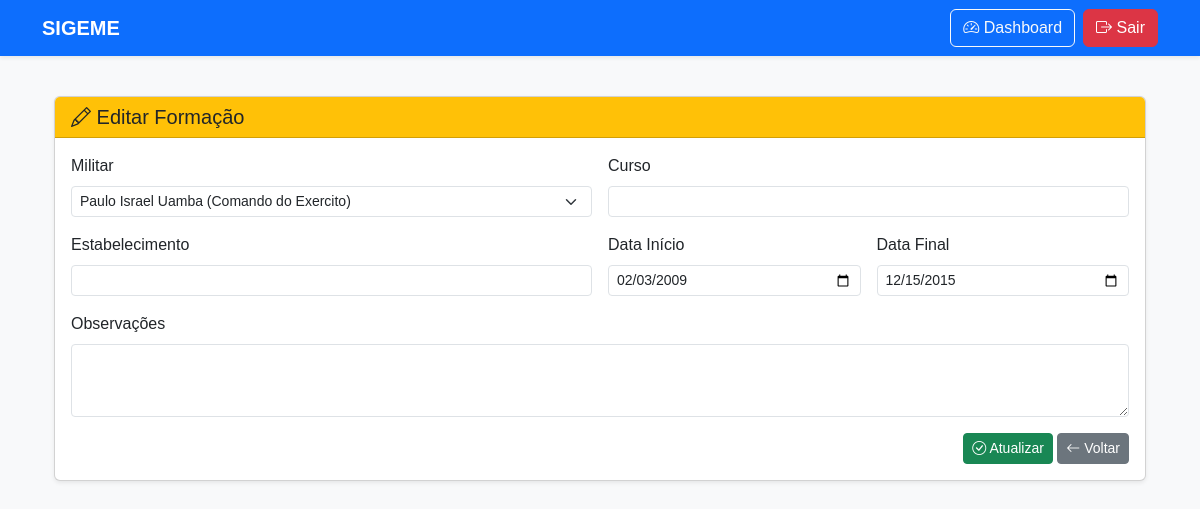
/formacao/editar/1, run on the app's committed database.
### app.py (models this page shows)
class Formacao(db.Model):
    __tablename__ = 'formacoes'
    id = db.Column(db.Integer, primary_key=True)
    curso = db.Column(db.String, nullable=False)
    estabelecimento = db.Column(db.String)
    tipo_curso = db.Column(db.String)     # ✔ acrescentado
    nivel = db.Column(db.String)          # ✔ acrescentado
    duracao = db.Column(db.String)        # ✔ acrescentado
    pais = db.Column(db.String)           # ✔ acrescentado
    data_inicio = db.Column(db.Date)
    data_final = db.Column(db.Date)
    observacoes = db.Column(db.Text)
    militar_id = db.Column(db.Integer, db.ForeignKey('militares.id'), nullable=False)
    militar = db.relationship("Militar", back_populates="formacoes")

class Militar(db.Model):
    __tablename__ = 'militares'
    id = db.Column(db.Integer, primary_key=True)
    foto = db.Column(db.String(200))
    familiares = db.relationship("Familiar", back_populates="militar", cascade="all, delete-orphan")
    formacoes = db.relationship("Formacao", back_populates="militar", cascade="all, delete-orphan")
    lista_funcoes = db.relationship("Funcao", back_populates="militar", cascade="all, delete-orphan")
    promocoes = db.relationship("Promocao", back_populates="militar", cascade="all, delete-orphan")
    linguas = db.relationship("Lingua", back_populates="militar", cascade="all, delete-orphan")
    nome_completo = db.Column(db.String, nullable=False)
    sexo = db.Column(db.String)
    data_nascimento = db.Column(db.Date)
    idade = db.Column(db.Integer)
    altura = db.Column(db.Integer)
    numero_calcado = db.Column(db.Integer)
    nacionalidade = db.Column(db.String)
    email = db.Column(db.String)
    contacto1 = db.Column(db.String)
    contacto2 = db.Column(db.String)
    patente = db.Column(db.String)
    cargo_funcao = db.Column(db.String)
    regime = db.Column(db.String)
    nuit = db.Column(db.String)
    numero_bi = db.Column(db.String)
    data_emissao_bi = db.Column(db.Date)
    numero_bi_militar = db.Column(db.String)
    validade_bi_militar = db.Column(db.Date)
    numero_passaporte = db.Column(db.String)
    data_emissao_passaporte = db.Column(db.Date)
    pais_nascimento = db.Column(db.String)
    provincia_nascimento = db.Column(db.String)
    distrito_nascimento = db.Column(db.String)
    posto_administrativo = db.Column(db.String)
    localidade = db.Column(db.String)
    estado_civil = db.Column(db.String)
    conjuge = db.Column(db.String)
    data_incorporacao = db.Column(db.Date)
    tempo_servico = db.Column(db.Integer)
    situacao = db.Column(db.String)
    ordem_servico = db.Column(db.String)
    data_ultima_promocao = db.Column(db.Date)
    numero_os_ultima_promocao = db.Column(db.String)
    nivel_academico = db.Column(db.String)
    contacto_emergencia = db.Column(db.String)
    parentesco_emergencia = db.Column(db.String)
    nome_emergencia = db.Column(db.String(100))
    morada_emergencia = db.Column(db.String(200))
    observacoes = db.Column(db.Text)
    especialidade = db.Column(db.String)
    unidade = db.Column(db.String)   # ✔ corrigido: é String, não unidade_id
    provincia = db.Column(db.String)
    distrito = db.Column(db.String)
    conta_bancaria = db.Column(db.String)
    banco = db.Column(db.String)
    tipo_conducao = db.Column(db.String)
    tempo_experiencia_conducao = db.Column(db.Integer)
    tipo_carta = db.Column(db.String)
    numero_carta = db.Column(db.String)
    validade_carta = db.Column(db.Date)
    situacao = db.Column(db.String(50))
    data_obito = db.Column(db.Date, nullable=True)
    causa_obito = db.Column(db.String(100), nullable=True)
    obs_obito = db.Column(db.Text, nullable=True)
    created_at = db.Column(db.DateTime, default=db.func.current_timestamp())
    updated_at = db.Column(db.DateTime, default=db.func.current_timestamp(), onupdate=db.func.current_timestamp())
    criado_por = db.Column(db.String(50))
    criado_em = db.Column(db.DateTime, default=datetime.utcnow)
    atualizado_por = db.Column(db.String(50))
    atualizado_em = db.Column(db.DateTime, onupdate=datetime.utcnow)

### app.py (the view, shortened to what this page needs)
@app.route('/formacao/editar/<int:id>', methods=['GET', 'POST'])
def editar_formacao(id):
    formacao = Formacao.query.get_or_404(id)
    militares = Militar.query.all()
    return render_template('formacao_editar.html', formacao=formacao, militares=militares)

### templates/formacao_editar.html (shortened to what this page needs)
{% extends "base.html" %}
{% block content %}
<div class="container mt-4">
    <div class="card shadow-sm">
        <div class="card-header bg-warning text-dark">
            <h5 class="mb-0"><i class="bi bi-pencil"></i> Editar Formação</h5>
        </div>
        <div class="card-body">
            <form method="post" class="row g-3">
                <div class="col-md-6">
                    <label for="id_militar" class="form-label">Militar</label>
                    <select name="id_militar" id="id_militar" class="form-select form-select-sm" required>
                        {% for m in militares %}
							<option value="{{ m.id }}" {% if m.id == formacao.militar_id %}selected{% endif %}>
								{{ m.nome_completo }} ({{ m.unidade }})
							</option>
                        {% endfor %}
                    </select>
                </div>
                <div class="col-md-6">
                    <label for="curso" class="form-label">Curso</label>
                    <input type="text" name="curso" id="curso" value="{{ formacao.curso }}" class="form-control form-control-sm" required>
                </div>
                <div class="col-md-6">
                    <label for="estabelecimento" class="form-label">Estabelecimento</label>
                    <input type="text" name="estabelecimento" id="estabelecimento" value="{{ formacao.estabelecimento }}" class="form-control form-control-sm" required>
                </div>
                <div class="col-md-3">
                    <label for="data_inicio" class="form-label">Data Início</label>
                    <input type="date" name="data_inicio" id="data_inicio" value="{{ formacao.data_inicio }}" class="form-control form-control-sm" required>
                </div>
                <div class="col-md-3">
                    <label for="data_final" class="form-label">Data Final</label>
                    <input type="date" name="data_final" id="data_final" value="{{ formacao.data_final }}" class="form-control form-control-sm">
                </div>
                <div class="col-12">
                    <label for="observacoes" class="form-label">Observações</label>
                    <textarea name="observacoes" id="observacoes" rows="3" class="form-control form-control-sm">{{ formacao.observacoes }}</textarea>
                </div>
                <div class="col-12 text-end">
                    <button type="submit" class="btn btn-success btn-sm">
                        <i class="bi bi-check-circle"></i> Atualizar
                    </button>
                    <a href="{{ url_for('listar_formacao') }}" class="btn btn-secondary btn-sm">
                        <i class="bi bi-arrow-left"></i> Voltar
                    </a>
                </div>
            </form>
        </div>
    </div>
</div>
{% endblock %}

### static/style.css (style rules this page uses)
body { background-color: #f8f9fa; font-family: Arial, sans-serif; }

### data on the page
Formacao: id_militar "Paulo Israel Uamba (Comando do Exercito)", data_inicio "02/03/2009", data_final "12/15/2015"
